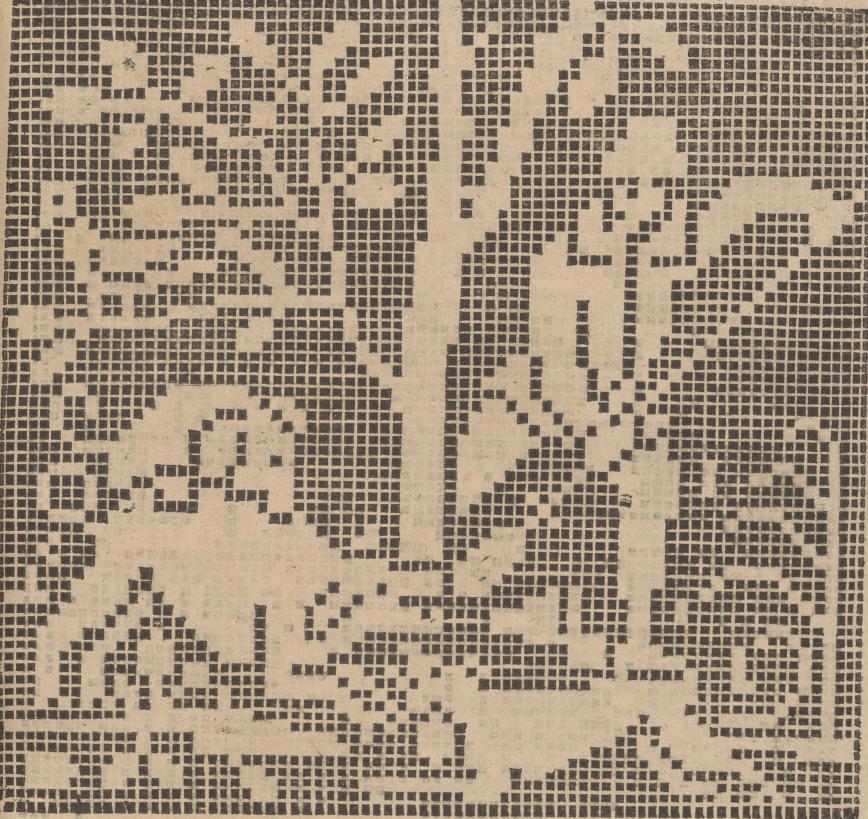
#> input picture images/1.jpg, 1735 x 1637 px (shown at 1/2 size); its folder holds only this picture in this run
$ python imtogrid.py
#> lines starting #> are read from the running program, lines starting #| are printed output that depends on the picture
import json
from PIL import Image

def image_to_grid(filename, grid_size_x, grid_size_y, threshold=160):
#> called with filename = './images/1.jpg', grid_size_x = 80, grid_size_y = 80, threshold = 155
    im = Image.open(filename).convert("L")  # Convert to grayscale
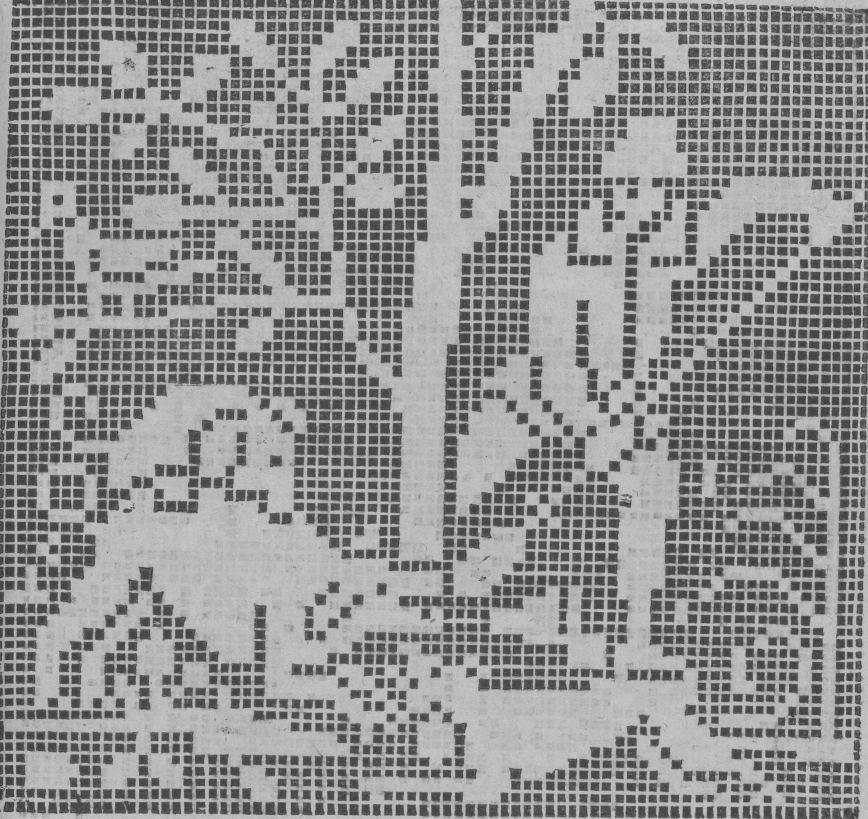
#> im: PIL image 1735x1637 L (shown at 1/2 size); min 45, max 217, mean 143.8
    im = im.resize((grid_size_x, grid_size_y))  # Resize to match grid size
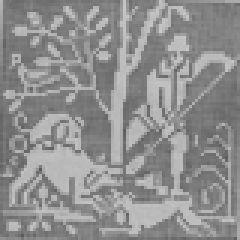
#> im: PIL image 80x80 L (shown 3 times larger); min 91, max 201, mean 143.7
    im = im.rotate(90)  # Rotate the image 180 degrees
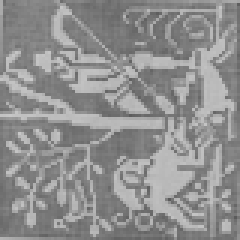
#> im: PIL image 80x80 L (shown 3 times larger); min 91, max 201, mean 143.7

    white_cells = []  # List to store coordinates of white cells

    for y in range(grid_size_y):
        for x in range(grid_size_x):
            pixel = im.getpixel((x, y))
            if pixel >= threshold:
                white_cells.append((x, y))  # Add coordinates if the cell is white
#> after the loop, white_cells = 2157 pairs, first value 0 to 79, second value 0 to 79

    return white_cells

def main():
    grid_size_x = 80
    grid_size_y = 80

    num_images = 30
    image_filenames = [f"./images/{i}.jpg" for i in range(1, num_images + 1)]
    thresholds = [155] * num_images  # Use the same threshold for all images

    for i, (image_filename, threshold) in enumerate(zip(image_filenames, thresholds)):
        white_cells = image_to_grid(image_filename, grid_size_x, grid_size_y, threshold)

        output_json = f"./src/components/Sections/grids/output{i + 1}.json"
        with open(output_json, "w") as outfile:
            json.dump(white_cells, outfile)

if __name__ == "__main__":
#> (the run stopped early here; a loop or call above may not have finished)
